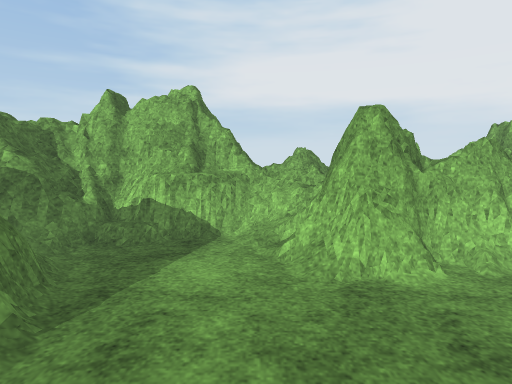
[1] (above)

20 first-person views from a walk through a Unity game level. The camera is 1.4 m above the floor, tilts 8° down and sees 80° across. The floor is counted in squares, 0.5 m on a side. Each view is taken from the middle of a square. On the plan, view 1 faces up. The plan holds only what a view shows up to about 20 squares ahead; the rest is blank. The place goes on beyond the plan. Surface patterns are stand-ins for the level's own textures.

[2]
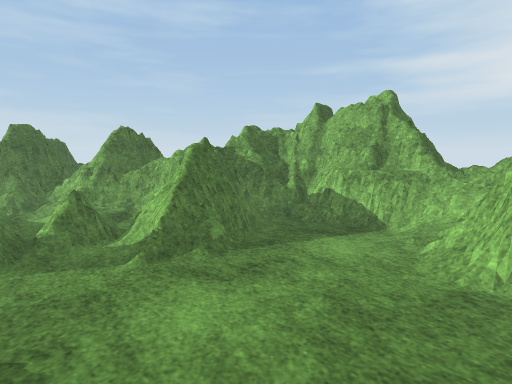

[3]
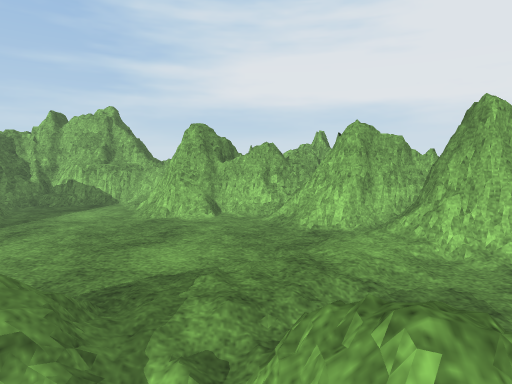

[4]
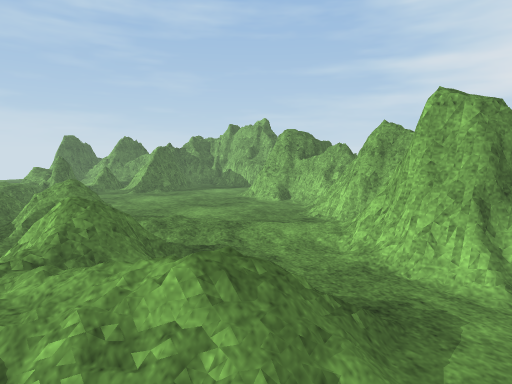

[5]
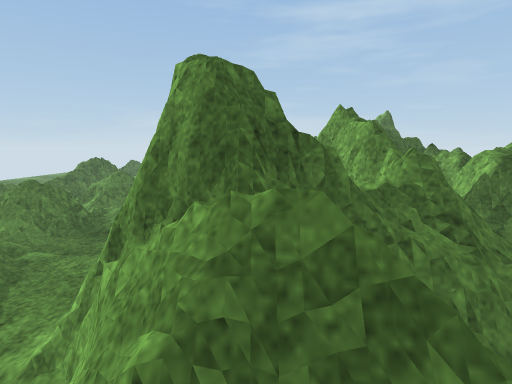

[6]
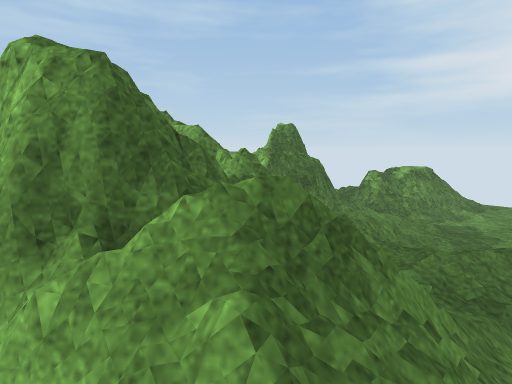

[7]
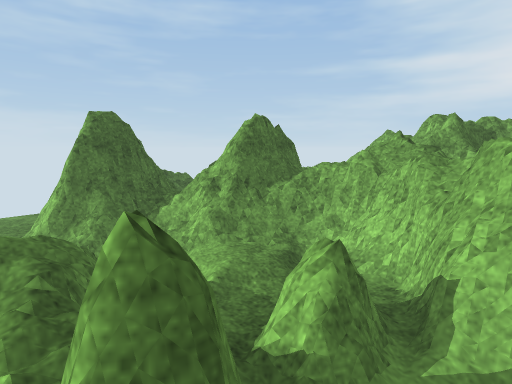

[8]
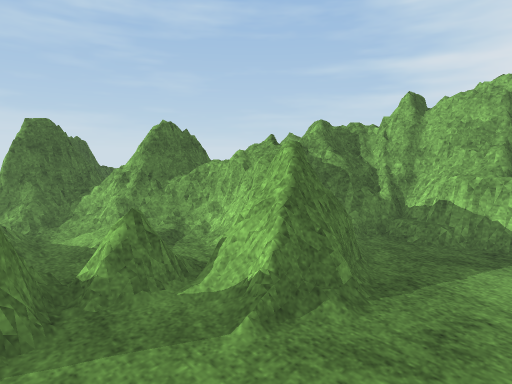

[9]
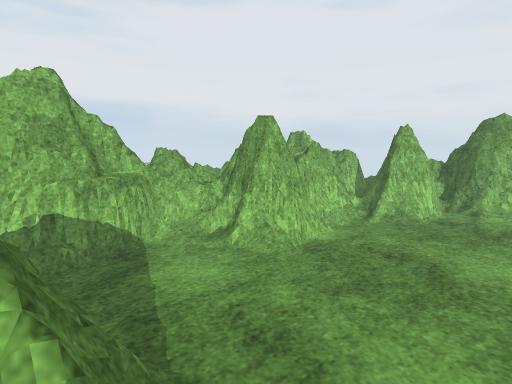

[10]
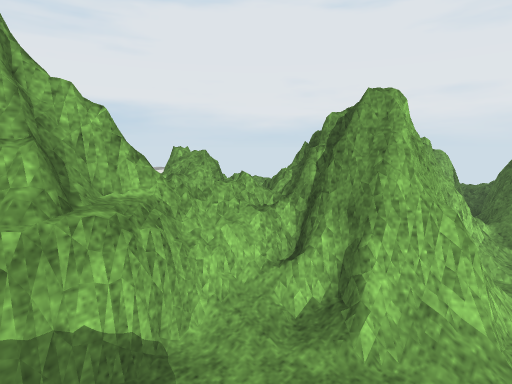

[11]
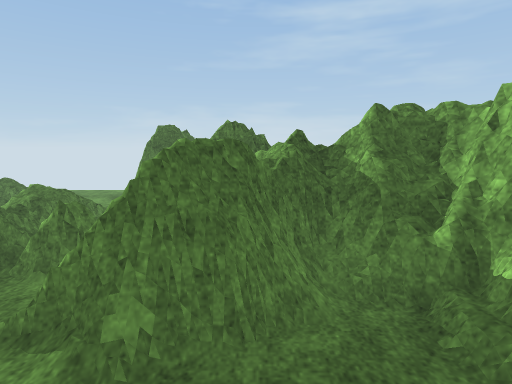

[12]
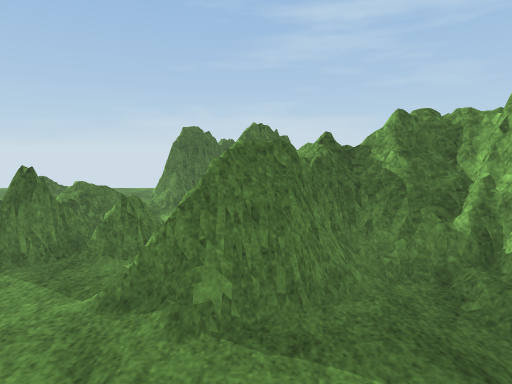

[13]
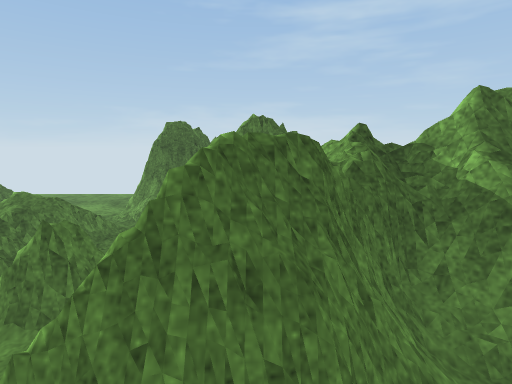

[14]
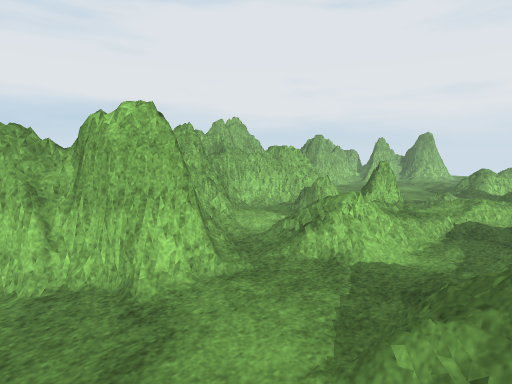

[15]
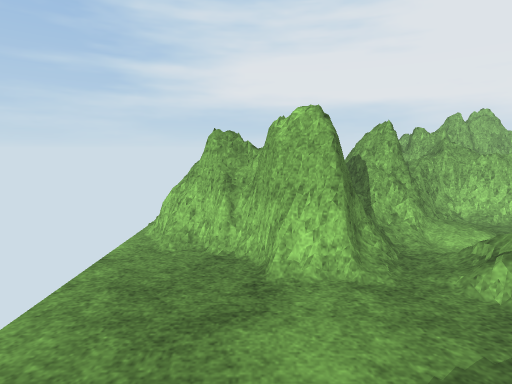

[16]
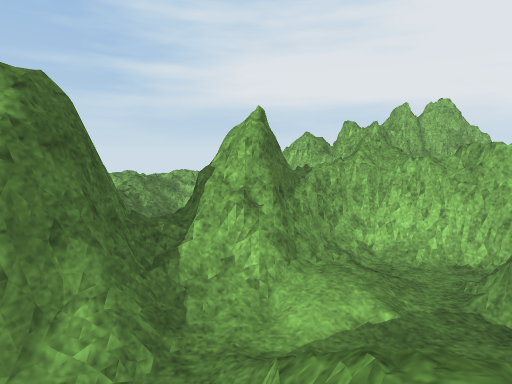

[17]
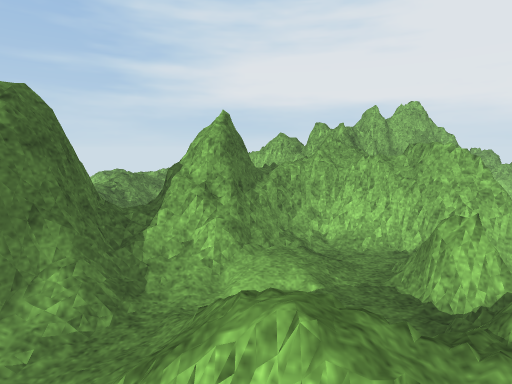

[18]
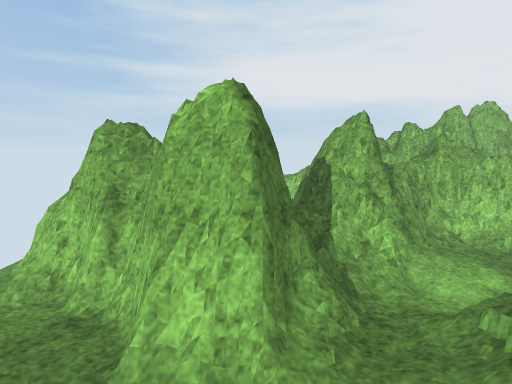

[19]
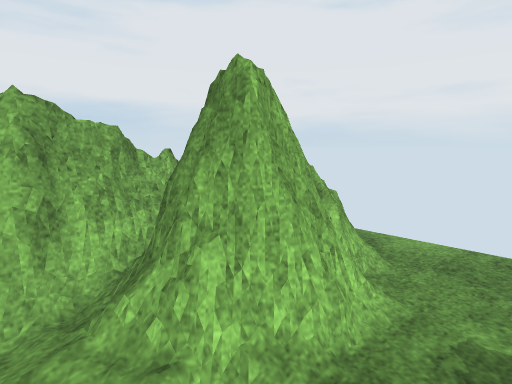

[20]
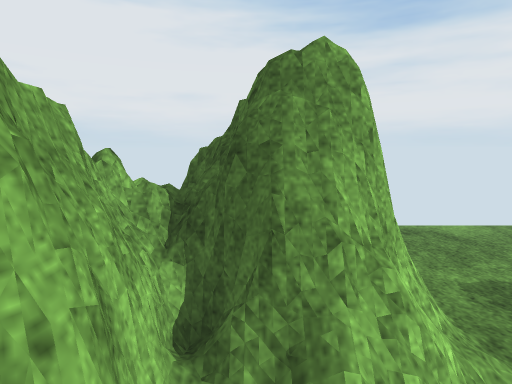

### Floor plan
Key: @ floor where view 1 was taken; # wall or solid block; . main floor; : floor 0.25 m higher than the main floor; + floor 0.5 m higher than the main floor; * floor 0.75 m higher than the main floor; / step, stairs or slope; = window, fence, low wall or low ledge; ^ raised ledge; O other object.
Columns run from 20 left of view 1 to 18 right of it. Each row starts with its distance up from view 1.
 12 ======#==         ###===#     # =
 11   ===O =         ##^#*=^#    ##^^:+:.
 10    ^=. :=### ######^=+=## # ###^=++:.:
  9   ==:    ==# ##=#=...#######^=^= ++::+:
  8    +:      # #=......######==:== *++::.
  7  = =   ^#=^###=#..... =^=###:#####==::.
  6  =+=  =###^####^=.....# ...:#####==#++.
  5   ==  =###===###=...........#=#==#=*==
  4 =###===##=#. ==#=..............=####==.
  3 =#####*==#:..##=#............//=####==.
  2 ==####=#.::.==................:=###=#..
  1 ..=###=.....==.............:...........
  0 ...==##.::..#=......@..../::...........
 -1 ........:*++#^=.........:::............
 -2 ........:+++ = . /O  //:::...... /.....
 -3 ..........::::://   ./**:.:+/// /// ...
 -4 .............:/+///..:=+..:**//++/   ..
 -5 ... .##////:..// /+::..... :++///
 -6 ..  :==           ==++:   . :://   .
 -7    .              ===
 -8                   =#

Where each view was taken, in squares from view 1:
view 1: 0 up, 0 right, facing up
view 2: 1 down, 3 right, facing up-left
view 3: 6 down, 6 right, facing up
view 4: 6 down, 15 right, facing up-left
view 5: 4 up, 18 right, facing left
view 6: 2 up, 18 right, facing up-left
view 7: 2 down, 5 left, facing up-left
view 8: 1 down, 1 left, facing up-left
view 9: 1 up, 5 left, facing up-right
view 10: 6 up, 3 left, facing up-right
view 11: 6 up, 0 right, facing left
view 12: 5 up, 1 right, facing left
view 13: 5 up, 2 left, facing left
view 14: 6 down, 19 left, facing up-right
view 15: 7 down, 17 left, facing up
view 16: 3 down, 12 left, facing up
view 17: 4 down, 11 left, facing up
view 18: 4 down, 15 left, facing up
view 19: 1 down, 9 right, facing up-right
view 20: 4 up, 8 right, facing right
